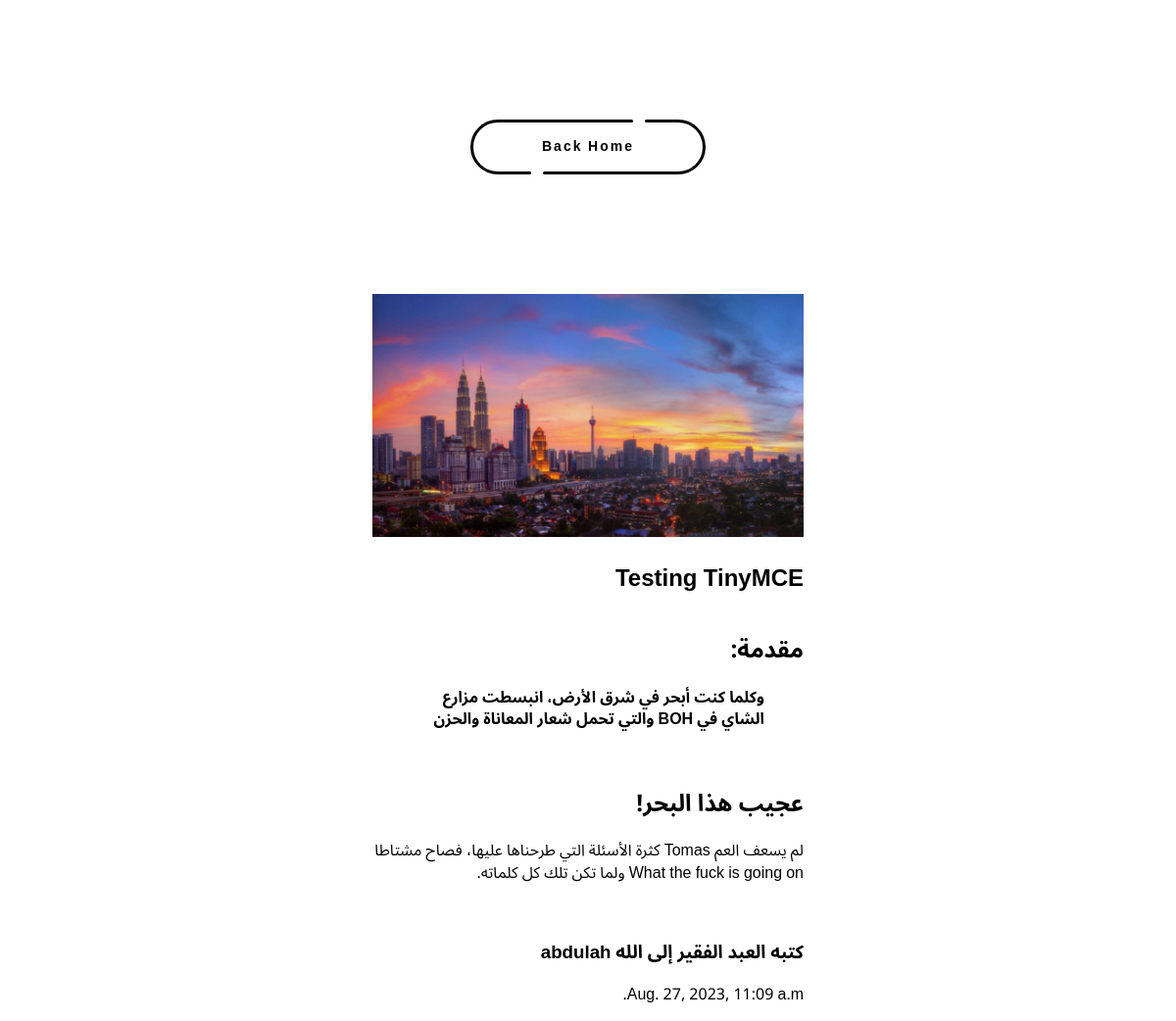
/articles/tiny-mce-test/, run on the app's committed database.
### articles/models.py (models this page shows, shortened)
class Article(models.Model):
    title = models.CharField(max_length=100)
    slug = models.SlugField()
    body = HTMLField()
    date = models.DateTimeField(auto_now_add=True)
    thumb = models.ImageField(default='default.png', blank=True)
    author = models.ForeignKey(User, on_delete=models.CASCADE,default=None)

### articles/views.py (the view)
# urls.py: path('<slug:slug>/', views.article_detail, name="detail"),
def article_detail(request, slug):
    article = Article.objects.get(slug=slug)
    return render(request, 'articles/article_detail.html', { 'article': article })

### articles/templates/articles/article_detail.html (shortened to what this page needs)
{% load static %}
{% block content %}
<!DOCTYPE html>
<html>
    <head>
        <link rel="stylesheet" href="{% static '/css/basic.css' %}">
        <link rel="stylesheet" href="{% static '/css/index.css' %}">
    </head>
<body>
    <div class="container-button">
        <a href="/articles/" class="button-back">
          <div class="button__line"></div>
          <div class="button__line"></div>
          <span class="button__text">Back Home</span>
          <div class="button__drow1"></div>
          <div class="button__drow2"></div>
        </a>
      </div>
    <article dir="rtl">
                <div class="article-header">
                    <img src="{{ article.thumb.url }}" />
                        <h2>{{ article.title }}</h2>
                </div>
                <div class="article-detail">
                    <div class="article">
                            {% autoescape off %}
                            <p>{{ article.body }}</p>
                            {% endautoescape %}
                            <h3>كتبه العبد الفقير إلى الله {{ article.author.username }}</h3>
                            <p>{{ article.date }}</p>
                    </div>
                </div>
        </article>
</body>
</html>
{% endblock %}

### assets/css/basic.css (style rules this page uses)
body { font-family: 'Noto Sans Arabic', sans-serif; }
article > * { min-width: 0; }
img { width: 100%; }

### assets/css/index.css (style rules this page uses)
article { display: grid; grid-template-columns: 1fr 1fr 10px 440px 10px 1fr 1fr; }
article > * { grid-column: 4; }
html, body { margin: 0; padding: 0; line-height: 1.4; }
:root { --line_color : #000000 ; --back_color : #b0afaf ; }
.button-back { position : relative ; z-index : 0 ; width : 240px ; height : 56px ; text-decoration : none ; font-size : 14px ; font-weight : bold ; color : var(--line_color) ; letter-spacing : 2px ; transition : all .3s ease ; }
.button__text { display : flex ; justify-content : center ; align-items : center ; width : 100% ; height : 100% ; }
.button-back::before, .button-back::after, .button__text::before, .button__text::after { content : '' ; position : absolute ; height : 3px ; border-radius : 2px ; background : var(--line_color) ; transition : all .5s ease ; }
.button-back::before { top : 0 ; left : 54px ; width : calc( 100% - 56px * 2 - 16px ) ; }
.button-back::after { top : 0 ; right : 54px ; width : 8px ; }
.button__text::before { bottom : 0 ; right : 54px ; width : calc( 100% - 56px * 2 - 16px ) ; }
.button__text::after { bottom : 0 ; left : 54px ; width : 8px ; }
.button__line { position : absolute ; top : 0 ; width : 56px ; height : 100% ; overflow : hidden ; }
.button__line::before { content : '' ; position : absolute ; top : 0 ; width : 150% ; height : 100% ; box-sizing : border-box ; border-radius : 300px ; border : solid 3px var(--line_color) ; }
.button__line:nth-child(1), .button__line:nth-child(1)::before { left : 0 ; }
.button__line:nth-child(2), .button__line:nth-child(2)::before { right : 0 ; }
.button__drow1, .button__drow2 { position : absolute ; z-index : -1 ; border-radius : 16px ; transform-origin : 16px 16px ; }
.button__drow1 { top : -16px ; left : 40px ; width : 32px ; height : 0; transform : rotate( 30deg ) ; }
.button__drow2 { top : 44px ; left : 77px ; width : 32px ; height : 0 ; transform : rotate(-127deg ) ; }
.button__drow1::before, .button__drow1::after, .button__drow2::before, .button__drow2::after { content : '' ; position : absolute ; }
.button__drow1::before { bottom : 0 ; left : 0 ; width : 0 ; height : 32px ; border-radius : 16px ; transform-origin : 16px 16px ; transform : rotate( -60deg ) ; }
.button__drow1::after { top : -10px ; left : 45px ; width : 0 ; height : 32px ; border-radius : 16px ; transform-origin : 16px 16px ; transform : rotate( 69deg ) ; }
.button__drow2::before { bottom : 0 ; left : 0 ; width : 0 ; height : 32px ; border-radius : 16px ; transform-origin : 16px 16px ; transform : rotate( -146deg ) ; }
.button__drow2::after { bottom : 26px ; left : -40px ; width : 0 ; height : 32px ; border-radius : 16px ; transform-origin : 16px 16px ; transform : rotate( -262deg ) ; }
.button__drow1, .button__drow1::before, .button__drow1::after, .button__drow2, .button__drow2::before, .button__drow2::after { background : var( --back_color ) ; }
.container-button { width : 100% ; height : 300px ; display : flex ; flex-direction : column ; justify-content : center ; align-items : center ; }

### data on the page
Article: thumb (picture), title "Testing TinyMCE", body "مقدمة: وكلما كنت أبحر في شرق الأرض، انبسطت مزارع الشاي في BOH والتي تحمل شعار المعاناة والحزن عجيب هذا البحر! لم يسعف العم Tomas كثرة الأسئلة التي طرحناها عليها، فصاح مشتاطا What the fuck is going on ولما تكن تلك كل كلماته.", author.username "abdulah", date "Aug. 27, 2023, 11:09 a.m."
